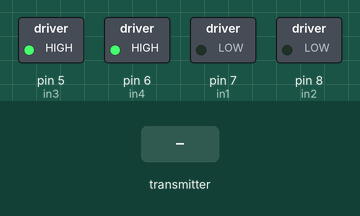
Bench run of a sketch on a simulated Arduino Pro Mini, built with avr-gcc and run on an emulated ATmega328P. Parts: switched loads named in the sketch (green lamp = pin HIGH). Inputs (shaded band) come from the test bench. No radio packets arrive unless stated; what the sketch prints to the serial monitor is not drawn.

Above: at 1.2 s.
1.3 s: the transmitter starts sending throttle = 0
At 1.9 s:
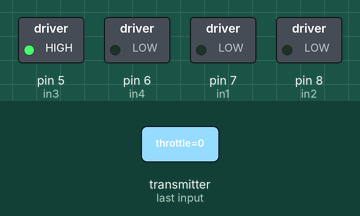
2.8 s: the transmitter starts sending throttle = 64
At 4.0 s:
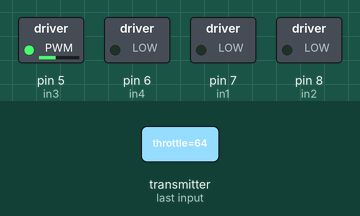
4.3 s: the transmitter starts sending throttle = 128
At 5.3 s:
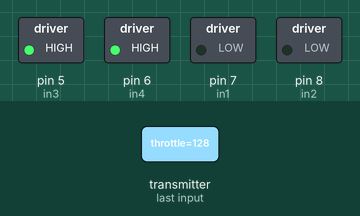
5.8 s: the transmitter starts sending throttle = 255
At 6.5 s:
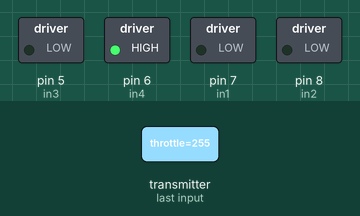
7.3 s: the transmitter starts sending throttle = 0
At 7.6 s:
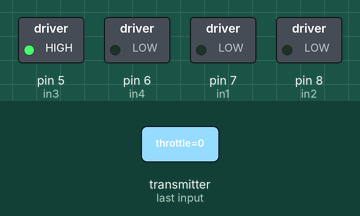
Timing chart, 0 to 9.8 s (numbered marks = the images above; inputs shaded):
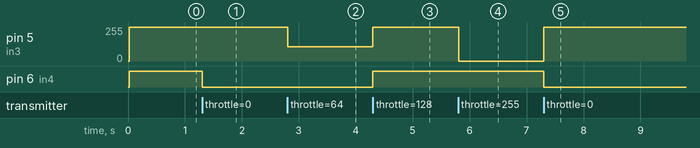

Measured:
- after the input at 1.3 s, pin 6 (in4): HIGH → LOW at once
- after the input at 2.8 s, pin 5 (in3): 255/255 → 106/255 at once
- after the input at 4.3 s, pin 5 (in3): 106/255 → 255/255 at once; pin 6 (in4): LOW → HIGH at once
- after the input at 5.8 s, pin 5 (in3): 255/255 → 0/255 at once
- after the input at 7.3 s, pin 5 (in3): 0/255 → 255/255 at once; pin 6 (in4): HIGH → LOW at once

The sketch:

Receiver.ino
```cpp
/* By
 * Pie_1722
 * aravindvallab@protonmail.com
 * Arduino Pro Mini Receiver (RC CAR)
*/
#include <SPI.h>
#include <nRF24L01.h>
#include <RF24.h>

#define in3 5  // D5 - CH2 - PWM output
#define in4 6  // D6 - CH3 - PWM output
#define in1 7  // D7 - CH4
#define in2 8  // D8 - CH5

RF24 radio(3, 2);   // nRF24L01 (CE, CSN)
const uint64_t pipeIn = 0xE9E8F0F0E1LL;
unsigned long lastReceiveTime = 0;
unsigned long currentTime = 0;

// Max size of this struct is 32 bytes
struct Signal {
  byte throttle;
  byte pitch;
  byte roll;
  byte yaw;
  byte aux1;
  byte aux2;
  byte aux3;
  byte aux4;
  byte aux5;
  byte aux6 ;
};
Signal data; //Create a variable with the above structure

int  steering, throttle;
int motorSpeedA = 0;
int motorSpeedB = 0;

void setup() {
  Serial.begin(9600);

  pinMode(in1, OUTPUT);
  pinMode(in2, OUTPUT);
  pinMode(in3, OUTPUT);
  pinMode(in4, OUTPUT);

  radio.begin();
  radio.openReadingPipe(0, pipeIn);
  radio.setAutoAck(false);
  radio.setDataRate(RF24_250KBPS);
  radio.setPALevel(RF24_PA_LOW);
  radio.startListening(); //  Set the module as receiver
  resetData();
}
void loop() {
  // Check whether we keep receving data, or we have a connection between the two modules
  currentTime = millis();
  if ( currentTime - lastReceiveTime > 1000 ) { // If current time is more then 1 second since we have recived the last data, that means we have lost connection
    Serial.println("Signal is Lost");
    resetData(); // If connection is lost, reset the data. It prevents unwanted behavior, for example if a drone jas a throttle up, if we lose connection it can keep flying away if we dont reset the function
  }
  // Check whether there is data to be received
  if (radio.available()) {
    radio.read(&data, sizeof(Signal)); // Read the whole data and store it into the 'data' structure
    lastReceiveTime = millis(); // At this moment we have received the data
  }
  // Parse the data from the Joystic 1 to the steering and throttle variables
  steering = data.roll;
  throttle = data.throttle;
// Throttle used for forward and backward control
  if (throttle < 110) {
    // Convert the declining throttle readings for going backward from 110 to 0 into 0 to 255 value for the PWM signal for increasing the motor speed
    motorSpeedB = map(throttle, 110, 0, 0, 255);
    // Set Motor B backward
    analogWrite(in3, motorSpeedB);
    digitalWrite(in4, LOW);
  }
  else if (throttle > 140) {
    // Convert the increasing throttle readings for going forward from 140 to 255 into 0 to 255 value for the PWM signal for increasing the motor speed
    motorSpeedB = map(throttle, 140, 255, 0, 255);
    // Set Motor B forward
    digitalWrite(in3, LOW);
    analogWrite(in4, motorSpeedB);
  }
  // If joystick stays in middle the motors are not moving
  else {
    digitalWrite(in3, HIGH);
    digitalWrite(in4, HIGH);
  }

// steering servo
}
void resetData() {
  // Reset the values when there is no radio connection - Set initial default values
  data.yaw = 127.5;
  data.throttle = 127.5;
  data.roll = 127.5;
  data.pitch = 127.5;
  data.aux1 = 0;                                              // Define the inicial value of each data input.
  data.aux2 = 0;
  data.aux3 = 0;
  data.aux4 = 0;
  data.aux5 = 0;
  data.aux6 = 0;
}
```
